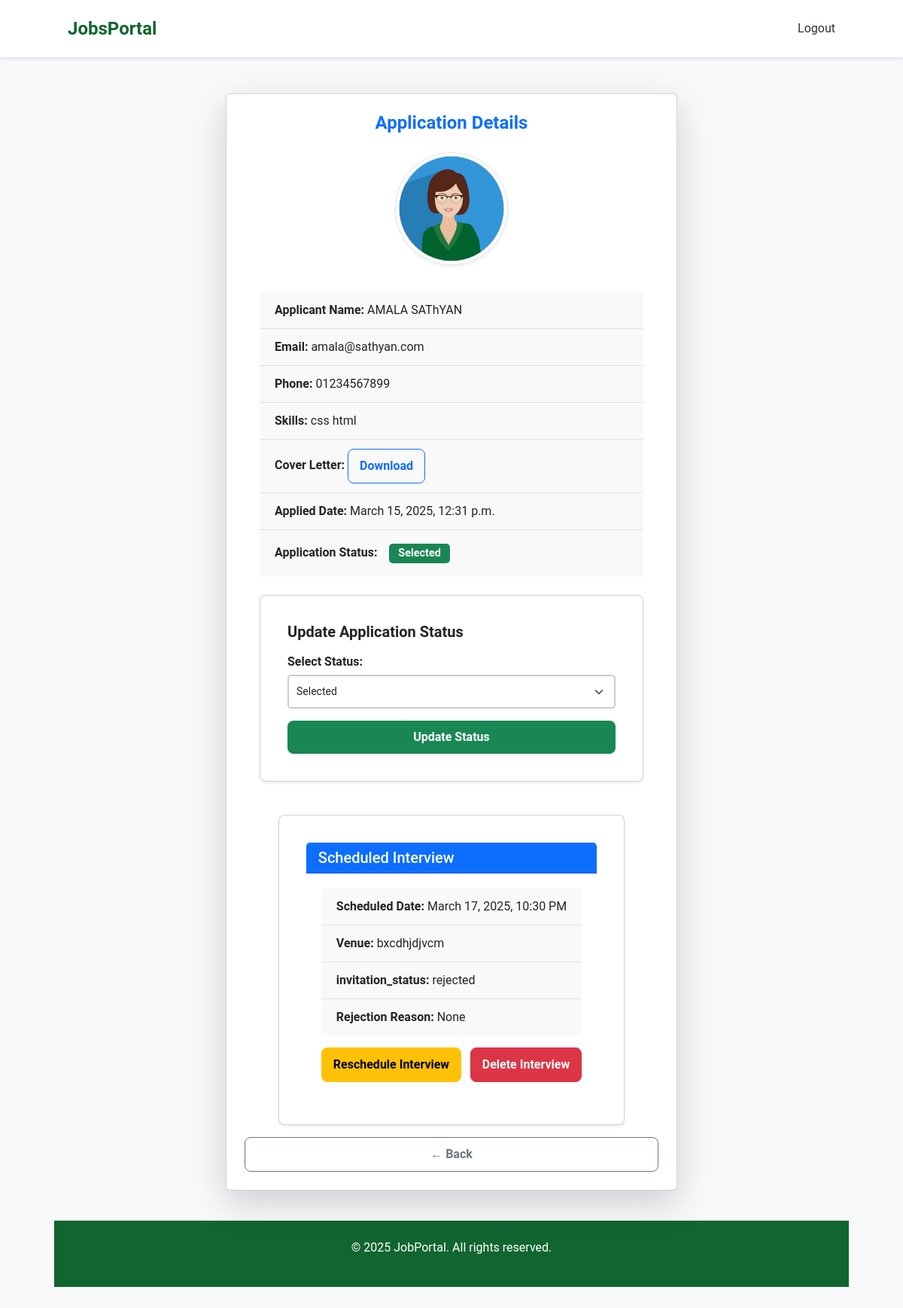
The page /viewapplicant/12 (signed in) on the database as committed earlier.
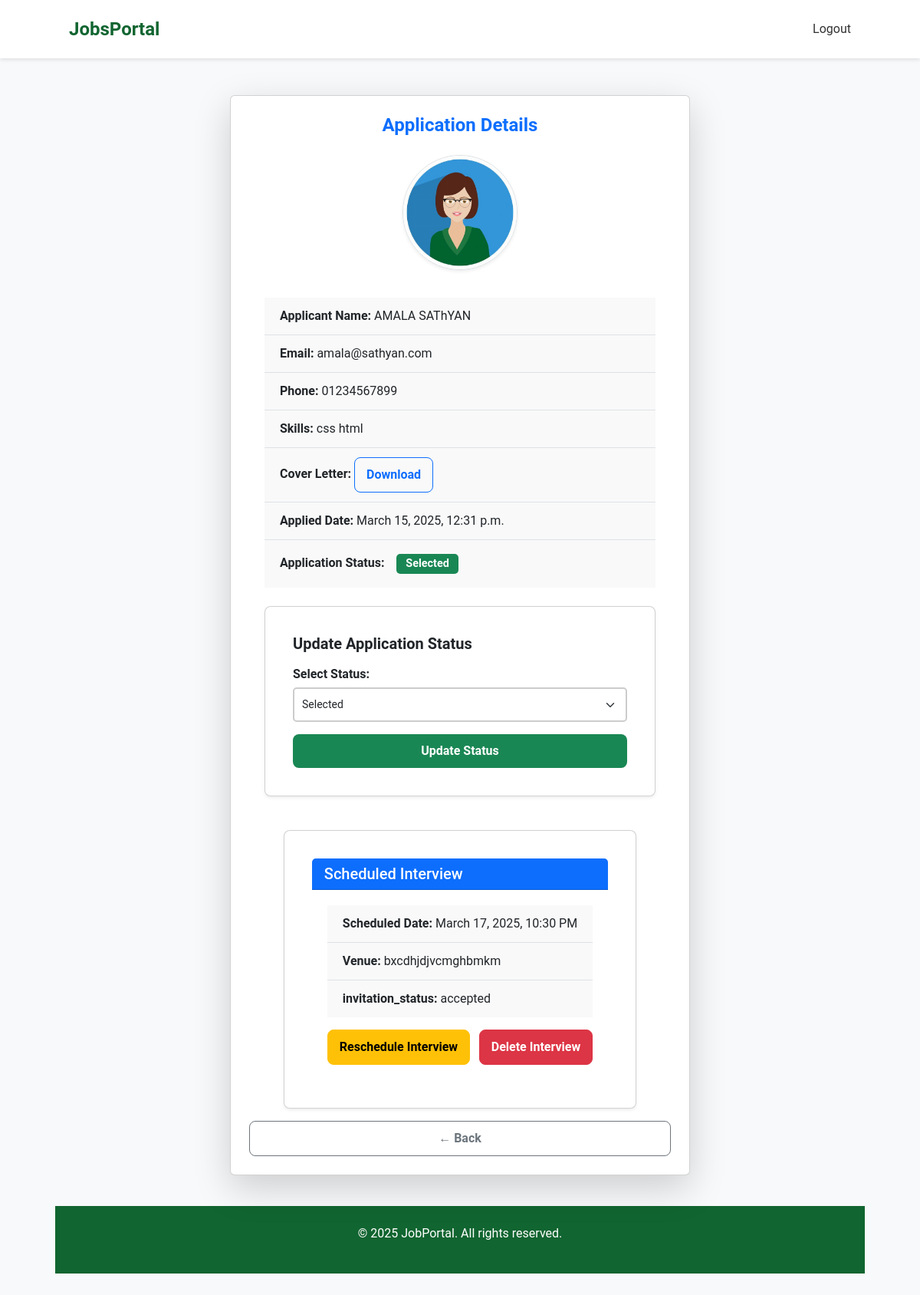
The same page on the database as committed later.
### jobs/models.py (models this page shows, shortened)
class Interview(models.Model):
    STATUS_CHOICES = [
        ("pending", "Pending"),
        ("accepted", "Accepted"),
        ("rejected", "Rejected"),
    ]
    application = models.OneToOneField('Application', on_delete=models.CASCADE)  # Link to application
    interviewer = models.ForeignKey(User, on_delete=models.CASCADE)  # Employer conducting the interview
    interview_date = models.DateTimeField(null=True,blank=True)  # Date and time of interview
    venue = models.CharField(max_length=255)  # Interview venue
    status = models.CharField(max_length=20, choices=[('Scheduled', 'Scheduled'), ('Completed', 'Completed')], default='Scheduled')
    invitation_status = models.CharField(max_length=10, choices=STATUS_CHOICES, default="pending")
    rejection_reason = models.TextField(blank=True, null=True)  # Store rejection reason

### jobs/views.py (the view, shortened to what this page needs)
# urls.py: path('viewapplicant/<int:v_id>',viewapplicantdetails, name='viewapplicantdetails'),
@login_required
def viewapplicantdetails(request, v_id):
    application = get_object_or_404(Application, id=v_id)
    interview = Interview.objects.filter(application=application).first()
    context = {
        'application': application,  # Pass the application object
        'applicant_name': application.applicant_fullname or "Not provided",
        'email': application.email or "Not provided",
        'phone': application.phone or "Not provided",
        'skills': application.skills or "Not provided",
        'cover_letter': application.cover_letter,
        'applied_date': application.applied_at,
        'profile_photo': application.profile_photo,
        'status': application.status,
        'interview': interview if application.status == 'selected' else None,  # Pass interview details
    }
    return render(request, 'applicant_detail.html', context)

### jobs/templates/applicant_detail.html (shortened to what the changed rows need)
{% extends 'base.html' %}
{% load static %}
{% block content %}
<div class="container mt-5">
    <div class="card shadow-lg p-4 rounded">
        <h2 class="text-center text-primary mb-4">Application Details</h2>
        {% if interview %}
         <div class="card shadow-sm p-3 mt-4">
                <div class="card-body">
            <div class="card-header bg-primary text-white">
                <h5 class="mb-0">Scheduled Interview</h5>
            </div>
            <div class="card-body">
                <ul class="list-group list-group-flush">
                    <li class="list-group-item"><strong>Scheduled Date:</strong> {{ interview.interview_date|date:"F d, Y, g:i A" }}</li>
                    <li class="list-group-item"><strong>Venue:</strong> {{ interview.venue }}</li>
                    <li class="list-group-item"><strong>invitation_status:</strong> {{ interview.invitation_status }}</li>
                    {% if interview.invitation_status == "rejected" and interview.rejection_reason %}
                    <li class="list-group-item"><strong>Rejection Reason:</strong> {{ interview.rejection_reason }}</li>
                    {% endif %}
                </ul>
                <div class="d-flex justify-content-between mt-3">
                    <a href="{% url 'schedule_interview' application.id %}" class="btn btn-warning">
                         Reschedule Interview
                    </a>
                    <form action="{% url 'delete_interview' interview.id %}" method="POST" onsubmit="return confirm('Are you sure you want to delete this interview schedule?');">
                        <button type="submit" class="btn btn-danger">
                             Delete Interview
                        </button>
                    </form>
                </div>
            </div>
        </div>
        {% endif %}
    </div>
</div>
{% endblock %}

Rows that differ between the two databases and show on the page:
changed Interview: venue "bxcdhjdjvcm" → "bxcdhjdjvcmghbmkm"; invitation_status "rejected" → "accepted"; rejection_reason "None" → (not shown)
Other text that changed with them:
text no longer shown: "Rejection Reason:"
